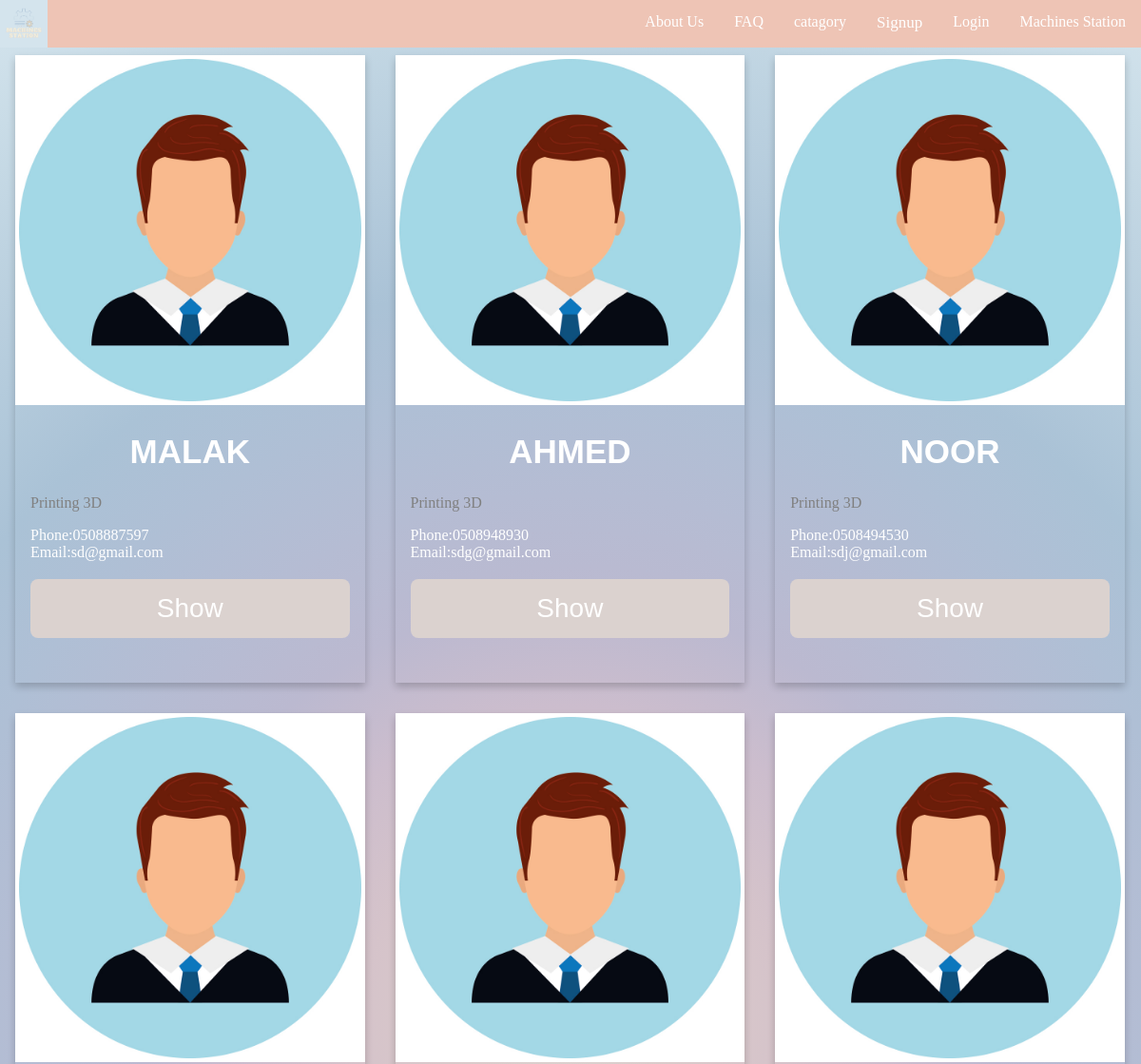
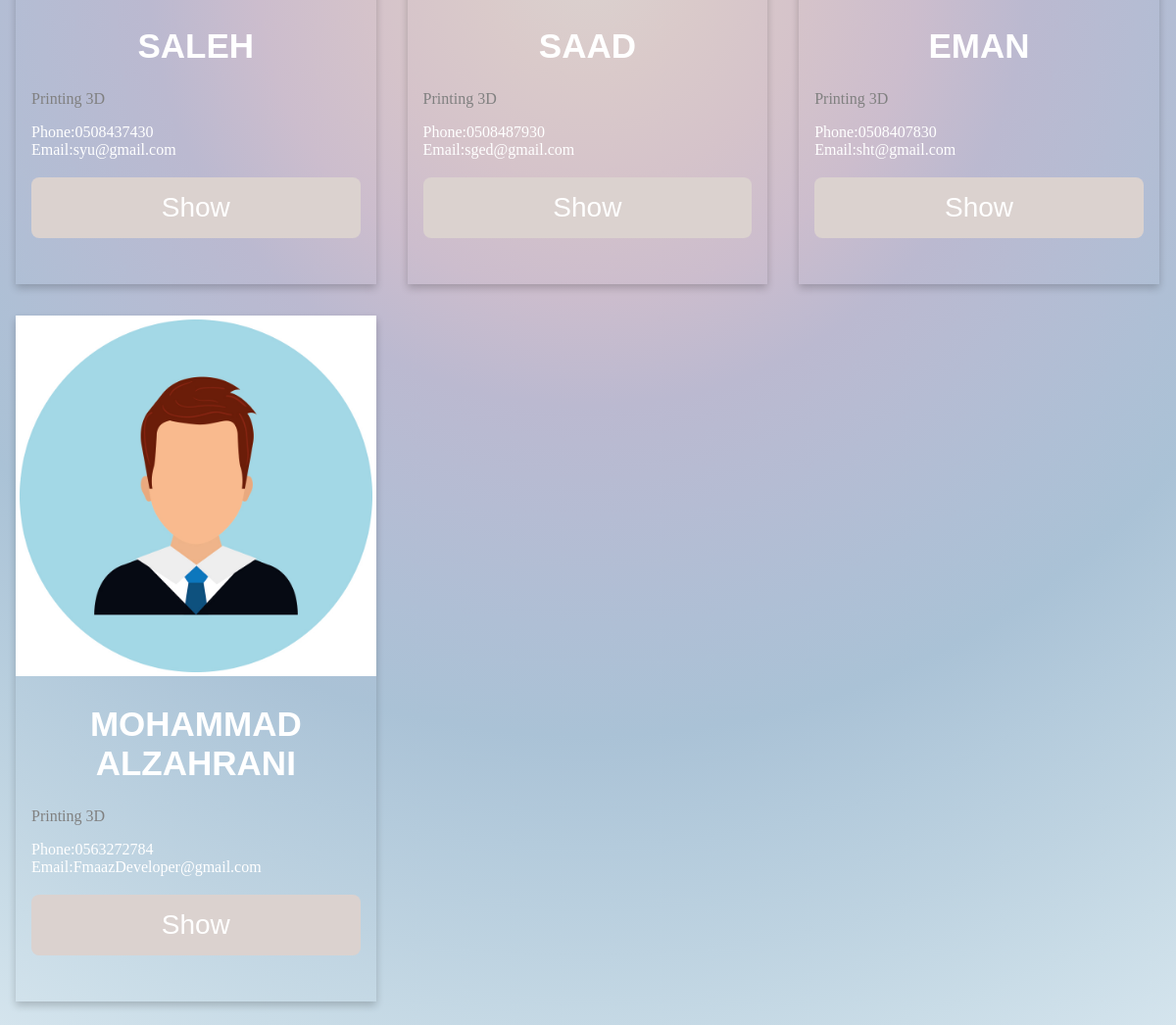
The app's page /service.php with its own data (2 pictures, top to bottom).
### tables this page shows
CREATE TABLE IF NOT EXISTS `provider_form` (
  `id` int NOT NULL AUTO_INCREMENT,
  `name` varchar(255) NOT NULL,
  `email` varchar(255) NOT NULL,
  `phone` varchar(255) NOT NULL,
  `city` varchar(255) NOT NULL DEFAULT 'user',
  `password` varchar(255) NOT NULL,
  `gender` varchar(255) NOT NULL DEFAULT 'user',
  `image` varchar(255) DEFAULT NULL,
  `major` varchar(255) DEFAULT NULL,
  PRIMARY KEY (`id`)
);

### service.php (the view, shortened to what this page needs)
<html>
<head>
    <link rel="stylesheet" href="css/Aboutus.css">
    <link rel="stylesheet" href="css/style2.css">
    <?php require_once 'connect.php'; ?>
</head>
<body>
    <nav class="nav">
        <div class="nav-header">
    <div class="nav-links">
       <ul>
        <form action="connect.php" method="post">
        <a><img src="img/Machinestation.png" class="logo" href="index2.html"></a>
        <li><a href="index2.html" class="split">Machines Station</a></li>
        <li><a href="login.php">Login</a></li>
        <li><div class="dropdown">
            <button class="dropbtn">Signup
            </button>
          </li>
        <li><a href="catagory.html">catagory</a></li>
        <li><a href="FAQ.html">FAQ</a></li>
        <li><a href="About us.html">About Us</a></li>
        </form>
        </ul>
    </div>
</nav>
<?php
    $select = mysqli_query($conn, "SELECT * FROM provider_form");
    while($row = mysqli_fetch_assoc($select)){
?>
<div class="row">
    <div class="column">
      <div class="card">
        <img src="img/userman.jpg" alt="Jane" style="width:100%">
        <div class="container">
          <h2><?php echo $row['name']; ?></h2>
          <p class="title">Printing 3D</p>
          <p>Phone:<?php echo $row['phone']; ?>
            <br>
            Email:<?php echo $row['email']; ?>
          </p>
          <br>
          <form method="POST" action="rent.php">
          <p><button class="button" name="provider" value="<?php echo $row['id']; ?>">Show</button></p>
          </form>
      </div>
    </div>
</div>
<?php
};
?>
  </body>
  </html>

### css/Aboutus.css (style rules this page uses)
body { margin: 0; }
html { box-sizing: border-box; }
*, *:before, *:after { box-sizing: inherit; }
.column { float: left; width: 33.3%; margin-bottom: 16px; padding: 0 8px; }
.card { box-shadow: 0 4px 8px 0 rgba(0, 0, 0, 0.2); margin: 8px; }
.container { padding: 0 16px; }
.container::after, .row::after { content: ""; clear: both; display: table; }
.title { color: grey; }
.button { border: none; outline: 0; display: inline-block; padding: 8px; color: white; background-color: #000; text-align: center; cursor: pointer; width: 100%; }

### css/style2.css (style rules this page uses)
body { height: 100vh; position: relative; background-image: radial-gradient(circle, #dbd2cf, #dacaca, #d5c3ca, #ccbdcd, #bbb9d0, #b5bcd3, #afbfd5, #aac2d6, #b4cbdc, #bed3e1, #c9dce7, #d4e4ed); color: white; }
.nav { height: 50px; width: 100%; background-color: #eec4b5; position: relative; }
.logo { position: absolute; width: 50px; height: 50px; margin-right:auto ; }
.button { background-color: #DBD2CF; border: none; color: white; padding: 15px 32px; text-align: center; text-decoration: none; display: inline-block; align-items: center; font-size: 16px; border-radius: 8px; font-size: 28px; transition-duration: 0.4s; margin: 0; top: 50%; transform: translateY(-50%); transform: translateY(-50%); }
ul { list-style-type: none; margin: 0; padding: 0; overflow: hidden; background-color: #eec4b5; }
li { float: right; }
li a { display: block; color: white; text-align: center; padding: 14px 16px; text-decoration: none; }
.dropdown { float: left; overflow: hidden; }
.dropdown .dropbtn { font-size: 17px; border: none; outline: none; color: white; padding: 14px 16px; background-color: inherit; font-family: inherit; margin: 0; }
.container h2 { text-align: center; text-transform: uppercase; font-size: 35px; margin-bottom: 25px; font-family: 'Lucida Sans', 'Lucida Sans Regular', 'Lucida Grande', 'Lucida Sans Unicode', Geneva, Verdana, sans-serif; }

### records on screen
provider_form: name "MALAK", phone "0508887597", email "sd@gmail.com", $row['id'] 1 (drawn)
provider_form: name "AHMED", phone "0508948930", email "sdg@gmail.com", $row['id'] 2 (drawn)
provider_form: name "NOOR", phone "0508494530", email "sdj@gmail.com", $row['id'] 3 (drawn)
provider_form: name "SALEH", phone "0508437430", email "syu@gmail.com", $row['id'] 4 (drawn)
provider_form: name "SAAD", phone "0508487930", email "sged@gmail.com", $row['id'] 5 (drawn)
provider_form: name "EMAN", phone "0508407830", email "sht@gmail.com", $row['id'] 6 (drawn)
provider_form: name "MOHAMMAD ALZAHRANI", phone "0563272784", email "FmaazDeveloper@gmail.com", $row['id'] 28 (drawn)
